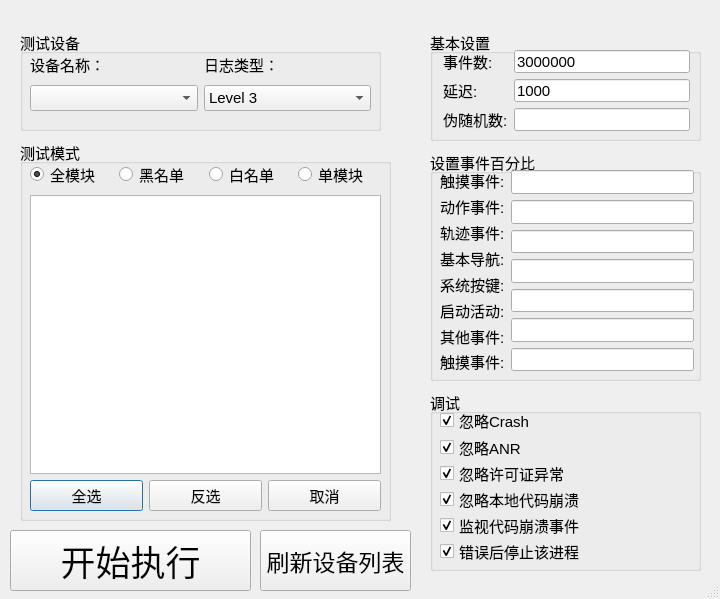
<?xml version="1.0" encoding="UTF-8"?>
<ui version="4.0">
 <class>Dialog</class>
 <widget class="QDialog" name="Dialog">
  <property name="geometry">
   <rect>
    <x>0</x>
    <y>0</y>
    <width>720</width>
    <height>599</height>
   </rect>
  </property>
  <property name="font">
   <font>
    <pointsize>11</pointsize>
   </font>
  </property>
  <property name="windowTitle">
   <string>Dialog</string>
  </property>
  <property name="sizeGripEnabled">
   <bool>true</bool>
  </property>
  <widget class="QGroupBox" name="groupBox">
   <property name="geometry">
    <rect>
     <x>20</x>
     <y>30</y>
     <width>361</width>
     <height>101</height>
    </rect>
   </property>
   <property name="font">
    <font>
     <pointsize>11</pointsize>
    </font>
   </property>
   <property name="title">
    <string>测试设备</string>
   </property>
   <widget class="QWidget" name="layoutWidget">
    <property name="geometry">
     <rect>
      <x>10</x>
      <y>20</y>
      <width>341</width>
      <height>61</height>
     </rect>
    </property>
    <layout class="QHBoxLayout" name="horizontalLayout">
     <item>
      <layout class="QVBoxLayout" name="verticalLayout">
       <item>
        <widget class="QLabel" name="label">
         <property name="font">
          <font>
           <pointsize>11</pointsize>
          </font>
         </property>
         <property name="text">
          <string>设备名称：</string>
         </property>
        </widget>
       </item>
       <item>
        <widget class="QComboBox" name="comboBox"/>
       </item>
      </layout>
     </item>
     <item>
      <layout class="QVBoxLayout" name="verticalLayout_2">
       <item>
        <widget class="QLabel" name="label_2">
         <property name="font">
          <font>
           <pointsize>11</pointsize>
          </font>
         </property>
         <property name="text">
          <string>日志类型：</string>
         </property>
        </widget>
       </item>
       <item>
        <widget class="QComboBox" name="comboBox_2">
         <item>
          <property name="text">
           <string>Level 3</string>
          </property>
         </item>
         <item>
          <property name="text">
           <string>Level 2</string>
          </property>
         </item>
         <item>
          <property name="text">
           <string>Level 1</string>
          </property>
         </item>
        </widget>
       </item>
      </layout>
     </item>
    </layout>
   </widget>
  </widget>
  <widget class="QGroupBox" name="groupBox_4">
   <property name="geometry">
    <rect>
     <x>430</x>
     <y>390</y>
     <width>271</width>
     <height>181</height>
    </rect>
   </property>
   <property name="font">
    <font>
     <pointsize>11</pointsize>
    </font>
   </property>
   <property name="title">
    <string>调试</string>
   </property>
   <widget class="QWidget" name="layoutWidget">
    <property name="geometry">
     <rect>
      <x>10</x>
      <y>20</y>
      <width>161</width>
      <height>151</height>
     </rect>
    </property>
    <layout class="QVBoxLayout" name="verticalLayout_5">
     <item>
      <widget class="QCheckBox" name="checkBox_2">
       <property name="font">
        <font>
         <pointsize>11</pointsize>
        </font>
       </property>
       <property name="text">
        <string>忽略Crash</string>
       </property>
       <property name="checked">
        <bool>true</bool>
       </property>
      </widget>
     </item>
     <item>
      <widget class="QCheckBox" name="checkBox">
       <property name="font">
        <font>
         <pointsize>11</pointsize>
        </font>
       </property>
       <property name="text">
        <string>忽略ANR</string>
       </property>
       <property name="checked">
        <bool>true</bool>
       </property>
      </widget>
     </item>
     <item>
      <widget class="QCheckBox" name="checkBox_3">
       <property name="font">
        <font>
         <pointsize>11</pointsize>
        </font>
       </property>
       <property name="text">
        <string>忽略许可证异常</string>
       </property>
       <property name="checked">
        <bool>true</bool>
       </property>
      </widget>
     </item>
     <item>
      <widget class="QCheckBox" name="checkBox_5">
       <property name="font">
        <font>
         <pointsize>11</pointsize>
        </font>
       </property>
       <property name="text">
        <string>忽略本地代码崩溃</string>
       </property>
       <property name="checked">
        <bool>true</bool>
       </property>
      </widget>
     </item>
     <item>
      <widget class="QCheckBox" name="checkBox_4">
       <property name="font">
        <font>
         <pointsize>11</pointsize>
        </font>
       </property>
       <property name="text">
        <string>监视代码崩溃事件</string>
       </property>
       <property name="checked">
        <bool>true</bool>
       </property>
      </widget>
     </item>
     <item>
      <widget class="QCheckBox" name="checkBox_6">
       <property name="font">
        <font>
         <pointsize>11</pointsize>
        </font>
       </property>
       <property name="text">
        <string>错误后停止该进程</string>
       </property>
       <property name="checked">
        <bool>true</bool>
       </property>
      </widget>
     </item>
    </layout>
   </widget>
  </widget>
  <widget class="QGroupBox" name="groupBox_3">
   <property name="geometry">
    <rect>
     <x>430</x>
     <y>150</y>
     <width>271</width>
     <height>231</height>
    </rect>
   </property>
   <property name="font">
    <font>
     <pointsize>11</pointsize>
    </font>
   </property>
   <property name="title">
    <string>设置事件百分比</string>
   </property>
   <widget class="QWidget" name="layoutWidget">
    <property name="geometry">
     <rect>
      <x>10</x>
      <y>20</y>
      <width>254</width>
      <height>201</height>
     </rect>
    </property>
    <layout class="QHBoxLayout" name="horizontalLayout_3">
     <item>
      <layout class="QVBoxLayout" name="verticalLayout_6">
       <item>
        <layout class="QVBoxLayout" name="verticalLayout_8">
         <item>
          <widget class="QLabel" name="label_6">
           <property name="font">
            <font>
             <pointsize>11</pointsize>
            </font>
           </property>
           <property name="text">
            <string>触摸事件:</string>
           </property>
          </widget>
         </item>
         <item>
          <widget class="QLabel" name="label_7">
           <property name="font">
            <font>
             <pointsize>11</pointsize>
            </font>
           </property>
           <property name="text">
            <string>动作事件:</string>
           </property>
          </widget>
         </item>
         <item>
          <widget class="QLabel" name="label_8">
           <property name="font">
            <font>
             <pointsize>11</pointsize>
            </font>
           </property>
           <property name="text">
            <string>轨迹事件:</string>
           </property>
          </widget>
         </item>
         <item>
          <widget class="QLabel" name="label_9">
           <property name="font">
            <font>
             <pointsize>11</pointsize>
            </font>
           </property>
           <property name="text">
            <string>基本导航:</string>
           </property>
          </widget>
         </item>
         <item>
          <widget class="QLabel" name="label_10">
           <property name="font">
            <font>
             <pointsize>11</pointsize>
            </font>
           </property>
           <property name="text">
            <string>系统按键:</string>
           </property>
          </widget>
         </item>
         <item>
          <widget class="QLabel" name="label_11">
           <property name="font">
            <font>
             <pointsize>11</pointsize>
            </font>
           </property>
           <property name="text">
            <string>启动活动:</string>
           </property>
          </widget>
         </item>
         <item>
          <widget class="QLabel" name="label_13">
           <property name="font">
            <font>
             <pointsize>11</pointsize>
            </font>
           </property>
           <property name="text">
            <string>其他事件:</string>
           </property>
          </widget>
         </item>
         <item>
          <widget class="QLabel" name="label_12">
           <property name="font">
            <font>
             <pointsize>11</pointsize>
            </font>
           </property>
           <property name="text">
            <string>触摸事件:</string>
           </property>
          </widget>
         </item>
        </layout>
       </item>
      </layout>
     </item>
     <item>
      <layout class="QVBoxLayout" name="verticalLayout_7">
       <item>
        <widget class="QLineEdit" name="lineEdit_4">
         <property name="font">
          <font>
           <pointsize>11</pointsize>
          </font>
         </property>
         <property name="text">
          <string/>
         </property>
        </widget>
       </item>
       <item>
        <widget class="QLineEdit" name="lineEdit_5">
         <property name="font">
          <font>
           <pointsize>11</pointsize>
          </font>
         </property>
         <property name="text">
          <string/>
         </property>
        </widget>
       </item>
       <item>
        <widget class="QLineEdit" name="lineEdit_6">
         <property name="font">
          <font>
           <pointsize>11</pointsize>
          </font>
         </property>
         <property name="text">
          <string/>
         </property>
        </widget>
       </item>
       <item>
        <widget class="QLineEdit" name="lineEdit_7">
         <property name="font">
          <font>
           <pointsize>11</pointsize>
          </font>
         </property>
         <property name="text">
          <string/>
         </property>
        </widget>
       </item>
       <item>
        <widget class="QLineEdit" name="lineEdit_8">
         <property name="font">
          <font>
           <pointsize>11</pointsize>
          </font>
         </property>
         <property name="text">
          <string/>
         </property>
        </widget>
       </item>
       <item>
        <widget class="QLineEdit" name="lineEdit_9">
         <property name="font">
          <font>
           <pointsize>11</pointsize>
          </font>
         </property>
         <property name="text">
          <string/>
         </property>
        </widget>
       </item>
       <item>
        <widget class="QLineEdit" name="lineEdit_10">
         <property name="font">
          <font>
           <pointsize>11</pointsize>
          </font>
         </property>
         <property name="text">
          <string/>
         </property>
        </widget>
       </item>
      </layout>
     </item>
    </layout>
   </widget>
  </widget>
  <widget class="QGroupBox" name="groupBox_2">
   <property name="geometry">
    <rect>
     <x>430</x>
     <y>30</y>
     <width>271</width>
     <height>111</height>
    </rect>
   </property>
   <property name="font">
    <font>
     <pointsize>11</pointsize>
    </font>
   </property>
   <property name="title">
    <string>基本设置</string>
   </property>
   <widget class="QWidget" name="layoutWidget">
    <property name="geometry">
     <rect>
      <x>13</x>
      <y>20</y>
      <width>247</width>
      <height>81</height>
     </rect>
    </property>
    <layout class="QHBoxLayout" name="horizontalLayout_2">
     <item>
      <layout class="QVBoxLayout" name="verticalLayout_4">
       <item>
        <widget class="QLabel" name="label_3">
         <property name="text">
          <string>事件数:</string>
         </property>
        </widget>
       </item>
       <item>
        <widget class="QLabel" name="label_4">
         <property name="text">
          <string>延迟:</string>
         </property>
        </widget>
       </item>
       <item>
        <widget class="QLabel" name="label_5">
         <property name="text">
          <string>伪随机数:</string>
         </property>
        </widget>
       </item>
      </layout>
     </item>
     <item>
      <layout class="QVBoxLayout" name="verticalLayout_3">
       <item>
        <widget class="QLineEdit" name="lineEdit">
         <property name="text">
          <string>3000000</string>
         </property>
        </widget>
       </item>
       <item>
        <widget class="QLineEdit" name="lineEdit_2">
         <property name="text">
          <string>1000</string>
         </property>
        </widget>
       </item>
       <item>
        <widget class="QLineEdit" name="lineEdit_3"/>
       </item>
      </layout>
     </item>
    </layout>
   </widget>
  </widget>
  <widget class="QGroupBox" name="groupBox_5">
   <property name="geometry">
    <rect>
     <x>20</x>
     <y>140</y>
     <width>371</width>
     <height>381</height>
    </rect>
   </property>
   <property name="title">
    <string>测试模式</string>
   </property>
   <widget class="QWidget" name="">
    <property name="geometry">
     <rect>
      <x>10</x>
      <y>20</y>
      <width>351</width>
      <height>351</height>
     </rect>
    </property>
    <layout class="QVBoxLayout" name="verticalLayout_9">
     <item>
      <layout class="QHBoxLayout" name="horizontalLayout_4">
       <item>
        <widget class="QRadioButton" name="radioButton">
         <property name="text">
          <string>全模块</string>
         </property>
         <property name="checked">
          <bool>true</bool>
         </property>
         <attribute name="buttonGroup">
          <string notr="true">buttonGroup</string>
         </attribute>
        </widget>
       </item>
       <item>
        <widget class="QRadioButton" name="radioButton_4">
         <property name="text">
          <string>黑名单</string>
         </property>
         <attribute name="buttonGroup">
          <string notr="true">buttonGroup</string>
         </attribute>
        </widget>
       </item>
       <item>
        <widget class="QRadioButton" name="radioButton_2">
         <property name="text">
          <string>白名单</string>
         </property>
         <attribute name="buttonGroup">
          <string notr="true">buttonGroup</string>
         </attribute>
        </widget>
       </item>
       <item>
        <widget class="QRadioButton" name="radioButton_3">
         <property name="text">
          <string>单模块</string>
         </property>
         <attribute name="buttonGroup">
          <string notr="true">buttonGroup</string>
         </attribute>
        </widget>
       </item>
      </layout>
     </item>
     <item>
      <widget class="QListWidget" name="listWidget"/>
     </item>
     <item>
      <layout class="QHBoxLayout" name="horizontalLayout_5">
       <item>
        <widget class="QPushButton" name="pushButton_3">
         <property name="text">
          <string>全选</string>
         </property>
        </widget>
       </item>
       <item>
        <widget class="QPushButton" name="pushButton_5">
         <property name="text">
          <string>反选</string>
         </property>
        </widget>
       </item>
       <item>
        <widget class="QPushButton" name="pushButton_4">
         <property name="text">
          <string>取消</string>
         </property>
        </widget>
       </item>
      </layout>
     </item>
    </layout>
   </widget>
  </widget>
  <widget class="QPushButton" name="pushButton">
   <property name="geometry">
    <rect>
     <x>10</x>
     <y>530</y>
     <width>241</width>
     <height>61</height>
    </rect>
   </property>
   <property name="font">
    <font>
     <pointsize>26</pointsize>
    </font>
   </property>
   <property name="text">
    <string>开始执行</string>
   </property>
  </widget>
  <widget class="QPushButton" name="pushButton_2">
   <property name="geometry">
    <rect>
     <x>260</x>
     <y>530</y>
     <width>151</width>
     <height>61</height>
    </rect>
   </property>
   <property name="font">
    <font>
     <pointsize>17</pointsize>
     <weight>50</weight>
     <bold>false</bold>
    </font>
   </property>
   <property name="text">
    <string>刷新设备列表</string>
   </property>
  </widget>
 </widget>
 <resources/>
 <connections>
  <connection>
   <sender>pushButton</sender>
   <signal>clicked()</signal>
   <receiver>Dialog</receiver>
   <slot>open()</slot>
   <hints>
    <hint type="sourcelabel">
     <x>252</x>
     <y>557</y>
    </hint>
    <hint type="destinationlabel">
     <x>476</x>
     <y>585</y>
    </hint>
   </hints>
  </connection>
  <connection>
   <sender>listWidget</sender>
   <signal>itemClicked(QListWidgetItem*)</signal>
   <receiver>Dialog</receiver>
   <slot>open()</slot>
   <hints>
    <hint type="sourcelabel">
     <x>152</x>
     <y>319</y>
    </hint>
    <hint type="destinationlabel">
     <x>18</x>
     <y>357</y>
    </hint>
   </hints>
  </connection>
  <connection>
   <sender>checkBox_2</sender>
   <signal>clicked()</signal>
   <receiver>Dialog</receiver>
   <slot>open()</slot>
   <hints>
    <hint type="sourcelabel">
     <x>447</x>
     <y>420</y>
    </hint>
    <hint type="destinationlabel">
     <x>734</x>
     <y>408</y>
    </hint>
   </hints>
  </connection>
  <connection>
   <sender>checkBox</sender>
   <signal>clicked()</signal>
   <receiver>Dialog</receiver>
   <slot>open()</slot>
   <hints>
    <hint type="sourcelabel">
     <x>471</x>
     <y>440</y>
    </hint>
    <hint type="destinationlabel">
     <x>725</x>
     <y>446</y>
    </hint>
   </hints>
  </connection>
  <connection>
   <sender>checkBox_3</sender>
   <signal>clicked()</signal>
   <receiver>Dialog</receiver>
   <slot>open()</slot>
   <hints>
    <hint type="sourcelabel">
     <x>529</x>
     <y>464</y>
    </hint>
    <hint type="destinationlabel">
     <x>725</x>
     <y>474</y>
    </hint>
   </hints>
  </connection>
  <connection>
   <sender>checkBox_5</sender>
   <signal>clicked()</signal>
   <receiver>Dialog</receiver>
   <slot>open()</slot>
   <hints>
    <hint type="sourcelabel">
     <x>531</x>
     <y>488</y>
    </hint>
    <hint type="destinationlabel">
     <x>728</x>
     <y>509</y>
    </hint>
   </hints>
  </connection>
  <connection>
   <sender>checkBox_4</sender>
   <signal>clicked()</signal>
   <receiver>Dialog</receiver>
   <slot>open()</slot>
   <hints>
    <hint type="sourcelabel">
     <x>505</x>
     <y>517</y>
    </hint>
    <hint type="destinationlabel">
     <x>734</x>
     <y>553</y>
    </hint>
   </hints>
  </connection>
  <connection>
   <sender>checkBox_6</sender>
   <signal>clicked()</signal>
   <receiver>Dialog</receiver>
   <slot>open()</slot>
   <hints>
    <hint type="sourcelabel">
     <x>487</x>
     <y>545</y>
    </hint>
    <hint type="destinationlabel">
     <x>710</x>
     <y>589</y>
    </hint>
   </hints>
  </connection>
  <connection>
   <sender>lineEdit_4</sender>
   <signal>textChanged(QString)</signal>
   <receiver>Dialog</receiver>
   <slot>open()</slot>
   <hints>
    <hint type="sourcelabel">
     <x>600</x>
     <y>186</y>
    </hint>
    <hint type="destinationlabel">
     <x>719</x>
     <y>184</y>
    </hint>
   </hints>
  </connection>
  <connection>
   <sender>lineEdit_5</sender>
   <signal>textChanged(QString)</signal>
   <receiver>Dialog</receiver>
   <slot>open()</slot>
   <hints>
    <hint type="sourcelabel">
     <x>633</x>
     <y>211</y>
    </hint>
    <hint type="destinationlabel">
     <x>735</x>
     <y>227</y>
    </hint>
   </hints>
  </connection>
  <connection>
   <sender>lineEdit_6</sender>
   <signal>textChanged(QString)</signal>
   <receiver>Dialog</receiver>
   <slot>open()</slot>
   <hints>
    <hint type="sourcelabel">
     <x>633</x>
     <y>238</y>
    </hint>
    <hint type="destinationlabel">
     <x>740</x>
     <y>274</y>
    </hint>
   </hints>
  </connection>
  <connection>
   <sender>lineEdit_7</sender>
   <signal>textChanged(QString)</signal>
   <receiver>Dialog</receiver>
   <slot>open()</slot>
   <hints>
    <hint type="sourcelabel">
     <x>588</x>
     <y>261</y>
    </hint>
    <hint type="destinationlabel">
     <x>728</x>
     <y>320</y>
    </hint>
   </hints>
  </connection>
  <connection>
   <sender>lineEdit_8</sender>
   <signal>textChanged(QString)</signal>
   <receiver>Dialog</receiver>
   <slot>open()</slot>
   <hints>
    <hint type="sourcelabel">
     <x>580</x>
     <y>295</y>
    </hint>
    <hint type="destinationlabel">
     <x>740</x>
     <y>364</y>
    </hint>
   </hints>
  </connection>
  <connection>
   <sender>lineEdit_9</sender>
   <signal>textChanged(QString)</signal>
   <receiver>Dialog</receiver>
   <slot>open()</slot>
   <hints>
    <hint type="sourcelabel">
     <x>564</x>
     <y>322</y>
    </hint>
    <hint type="destinationlabel">
     <x>716</x>
     <y>384</y>
    </hint>
   </hints>
  </connection>
  <connection>
   <sender>lineEdit_10</sender>
   <signal>textChanged(QString)</signal>
   <receiver>Dialog</receiver>
   <slot>open()</slot>
   <hints>
    <hint type="sourcelabel">
     <x>570</x>
     <y>353</y>
    </hint>
    <hint type="destinationlabel">
     <x>728</x>
     <y>357</y>
    </hint>
   </hints>
  </connection>
  <connection>
   <sender>lineEdit</sender>
   <signal>textChanged(QString)</signal>
   <receiver>Dialog</receiver>
   <slot>open()</slot>
   <hints>
    <hint type="sourcelabel">
     <x>623</x>
     <y>56</y>
    </hint>
    <hint type="destinationlabel">
     <x>738</x>
     <y>56</y>
    </hint>
   </hints>
  </connection>
  <connection>
   <sender>lineEdit_2</sender>
   <signal>textChanged(QString)</signal>
   <receiver>Dialog</receiver>
   <slot>open()</slot>
   <hints>
    <hint type="sourcelabel">
     <x>647</x>
     <y>89</y>
    </hint>
    <hint type="destinationlabel">
     <x>721</x>
     <y>94</y>
    </hint>
   </hints>
  </connection>
  <connection>
   <sender>lineEdit_3</sender>
   <signal>textChanged(QString)</signal>
   <receiver>Dialog</receiver>
   <slot>open()</slot>
   <hints>
    <hint type="sourcelabel">
     <x>622</x>
     <y>118</y>
    </hint>
    <hint type="destinationlabel">
     <x>717</x>
     <y>137</y>
    </hint>
   </hints>
  </connection>
  <connection>
   <sender>radioButton_3</sender>
   <signal>clicked()</signal>
   <receiver>Dialog</receiver>
   <slot>open()</slot>
   <hints>
    <hint type="sourcelabel">
     <x>290</x>
     <y>168</y>
    </hint>
    <hint type="destinationlabel">
     <x>272</x>
     <y>134</y>
    </hint>
   </hints>
  </connection>
  <connection>
   <sender>radioButton_2</sender>
   <signal>clicked()</signal>
   <receiver>Dialog</receiver>
   <slot>open()</slot>
   <hints>
    <hint type="sourcelabel">
     <x>216</x>
     <y>170</y>
    </hint>
    <hint type="destinationlabel">
     <x>202</x>
     <y>130</y>
    </hint>
   </hints>
  </connection>
  <connection>
   <sender>radioButton_4</sender>
   <signal>clicked()</signal>
   <receiver>Dialog</receiver>
   <slot>open()</slot>
   <hints>
    <hint type="sourcelabel">
     <x>137</x>
     <y>170</y>
    </hint>
    <hint type="destinationlabel">
     <x>142</x>
     <y>132</y>
    </hint>
   </hints>
  </connection>
  <connection>
   <sender>radioButton</sender>
   <signal>clicked()</signal>
   <receiver>Dialog</receiver>
   <slot>open()</slot>
   <hints>
    <hint type="sourcelabel">
     <x>66</x>
     <y>167</y>
    </hint>
    <hint type="destinationlabel">
     <x>79</x>
     <y>130</y>
    </hint>
   </hints>
  </connection>
  <connection>
   <sender>comboBox_2</sender>
   <signal>editTextChanged(QString)</signal>
   <receiver>Dialog</receiver>
   <slot>open()</slot>
   <hints>
    <hint type="sourcelabel">
     <x>290</x>
     <y>90</y>
    </hint>
    <hint type="destinationlabel">
     <x>400</x>
     <y>18</y>
    </hint>
   </hints>
  </connection>
  <connection>
   <sender>comboBox</sender>
   <signal>editTextChanged(QString)</signal>
   <receiver>Dialog</receiver>
   <slot>open()</slot>
   <hints>
    <hint type="sourcelabel">
     <x>176</x>
     <y>90</y>
    </hint>
    <hint type="destinationlabel">
     <x>209</x>
     <y>19</y>
    </hint>
   </hints>
  </connection>
  <connection>
   <sender>pushButton_2</sender>
   <signal>clicked()</signal>
   <receiver>Dialog</receiver>
   <slot>open()</slot>
   <hints>
    <hint type="sourcelabel">
     <x>325</x>
     <y>543</y>
    </hint>
    <hint type="destinationlabel">
     <x>411</x>
     <y>478</y>
    </hint>
   </hints>
  </connection>
 </connections>
 <buttongroups>
  <buttongroup name="buttonGroup"/>
 </buttongroups>
</ui>
